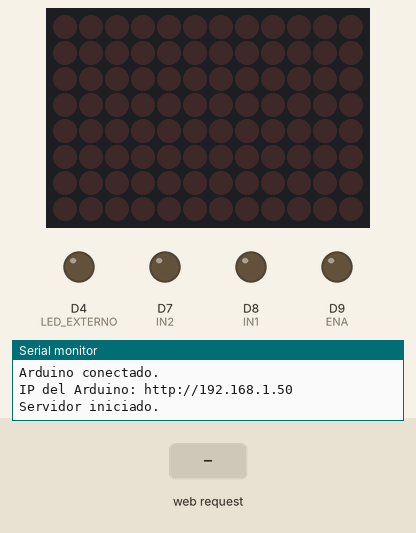
Bench run of a sketch on a simulated Arduino Uno R4 WiFi. Parts: 12×8 LED matrix, output pins drawn as LEDs (lit = HIGH), the last lines printed to the serial monitor. The inputs (shaded band) are chosen by the test bench. WiFi joins after 1.5 s; servers stay silent unless stated.

Above: at 2.7 s.
2.8 s: HTTP request GET /matriz/on received
At 3.2 s:
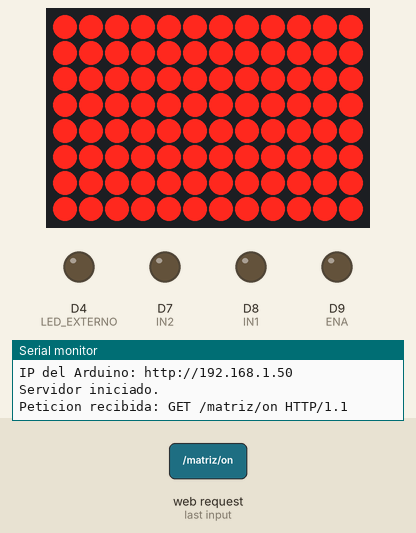
4.3 s: HTTP request GET /led/on received
At 5.5 s:
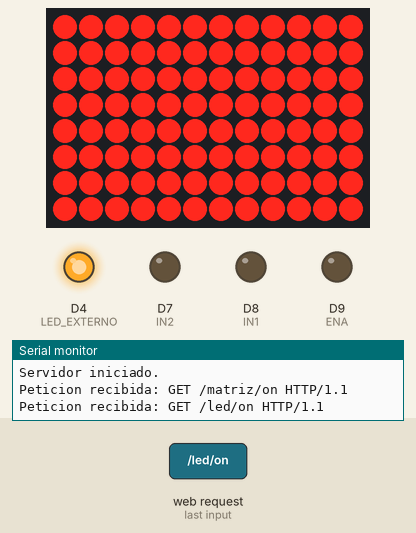
5.8 s: HTTP request GET /matriz/off received
At 6.7 s:
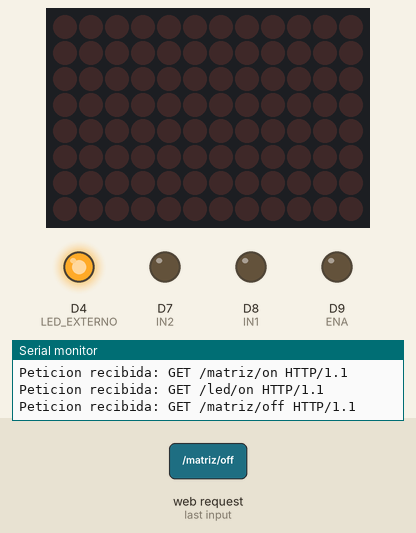
Timing chart, 0 to 8.8 s (numbered marks = the images above; inputs shaded):
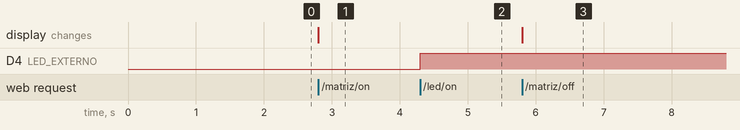

The sketch:

ControlPorVoz.ino
```cpp
#include <WiFiS3.h>
#include <Arduino_LED_Matrix.h>

// Datos del Wi-Fi
const char* SSID = "RedWifi";
const char* PASS = "Constraseña";

// LED externo
const int LED_EXTERNO = 4;

// Puente H
const int ENA = 9;
const int IN1 = 8;
const int IN2 = 7;

// Velocidades
const int PWM[4] = {0, 110, 180, 255};

const char* NOMBRE[4] = {
  "detenido",
  "velocidad baja",
  "velocidad media",
  "velocidad maxima"
};

int nivel = 0;

WiFiServer servidor(80);
ArduinoLEDMatrix matriz;

// Dibujo que aparecerá en la matriz
uint8_t dibujo[8][12] = {
  {1,1,1,1,1,1,1,1,1,1,1,1},
  {1,1,1,1,1,1,1,1,1,1,1,1},
  {1,1,1,1,1,1,1,1,1,1,1,1},
  {1,1,1,1,1,1,1,1,1,1,1,1},
  {1,1,1,1,1,1,1,1,1,1,1,1},
  {1,1,1,1,1,1,1,1,1,1,1,1},
  {1,1,1,1,1,1,1,1,1,1,1,1},
  {1,1,1,1,1,1,1,1,1,1,1,1}
};

void aplicarVelocidad() {
  if (nivel == 0) {
    digitalWrite(IN1, LOW);
    digitalWrite(IN2, LOW);
    analogWrite(ENA, 0);
  } else {
    digitalWrite(IN1, HIGH);
    digitalWrite(IN2, LOW);
    analogWrite(ENA, PWM[nivel]);
  }

  Serial.print("Nivel: ");
  Serial.print(nivel);
  Serial.print(" | PWM: ");
  Serial.println(PWM[nivel]);
}

void setup() {
  Serial.begin(9600);

  pinMode(LED_EXTERNO, OUTPUT);
  pinMode(ENA, OUTPUT);
  pinMode(IN1, OUTPUT);
  pinMode(IN2, OUTPUT);

  digitalWrite(LED_EXTERNO, LOW);
  aplicarVelocidad();

  // Iniciar y apagar la matriz
  matriz.begin();
  matriz.clear();

  if (WiFi.status() == WL_NO_MODULE) {
    Serial.println("No se encontro el modulo Wi-Fi.");

    while (true) {
    }
  }

  Serial.print("Conectando al Wi-Fi");

  WiFi.begin(SSID, PASS);

  unsigned long inicio = millis();

  while (WiFi.status() != WL_CONNECTED &&
         millis() - inicio < 30000) {
    Serial.print(".");
    delay(500);
  }

  Serial.println();

  if (WiFi.status() != WL_CONNECTED) {
    Serial.println("No se pudo conectar.");

    while (true) {
      delay(1000);
    }
  }

  Serial.println("Arduino conectado.");
  Serial.print("IP del Arduino: http://");
  Serial.println(WiFi.localIP());

  servidor.begin();
  Serial.println("Servidor iniciado.");
}

void loop() {
  WiFiClient cliente = servidor.available();

  if (!cliente) {
    return;
  }

  cliente.setTimeout(1000);

  String peticion = cliente.readStringUntil('\r');

  Serial.print("Peticion recibida: ");
  Serial.println(peticion);

  String respuesta = "Orden no reconocida";

  // Control del LED externo
  if (peticion.indexOf("/led/on") >= 0) {
    digitalWrite(LED_EXTERNO, HIGH);
    respuesta = "LED encendido";
  }

  if (peticion.indexOf("/led/off") >= 0) {
    digitalWrite(LED_EXTERNO, LOW);
    respuesta = "LED apagado";
  }

  // Control de la matriz
  if (peticion.indexOf("/matriz/on") >= 0) {
    matriz.renderBitmap(dibujo, 8, 12);
    respuesta = "Matriz encendida";
  }

  if (peticion.indexOf("/matriz/off") >= 0) {
    matriz.clear();
    respuesta = "Matriz apagada";
  }

  // Control de velocidad
  int posicion = peticion.indexOf("/vel/");

  if (posicion >= 0) {
    char numero = peticion.charAt(posicion + 5);

    if (numero >= '0' && numero <= '3') {
      nivel = numero - '0';
      aplicarVelocidad();
      respuesta = NOMBRE[nivel];
    }
  }

  cliente.println("HTTP/1.1 200 OK");
  cliente.println("Content-Type: text/plain");
  cliente.println("Connection: close");
  cliente.println();
  cliente.println(respuesta);

  delay(5);
  cliente.stop();
}
```

Measured:
- after the input at 2.8 s, the display: changes at once (image 1)
- after the input at 4.3 s, D4 (LED_EXTERNO): LOW → HIGH at once
- after the input at 5.8 s, the display: changes at once (image 3)
